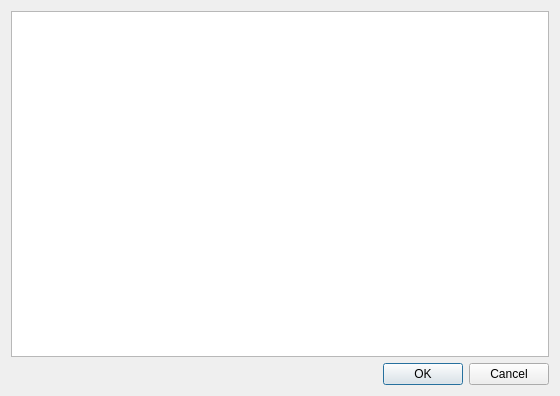
<?xml version="1.0" encoding="UTF-8"?>
<ui version="4.0">
 <class>EditConfigDialog</class>
 <widget class="QDialog" name="EditConfigDialog">
  <property name="geometry">
   <rect>
    <x>0</x>
    <y>0</y>
    <width>560</width>
    <height>396</height>
   </rect>
  </property>
  <property name="windowTitle">
   <string>Edit Configuration File</string>
  </property>
  <layout class="QVBoxLayout" name="verticalLayout">
   <item>
    <widget class="QPlainTextEdit" name="plainTextEdit">
     <property name="plainText">
      <string/>
     </property>
    </widget>
   </item>
   <item>
    <widget class="QDialogButtonBox" name="buttonBox">
     <property name="orientation">
      <enum>Qt::Orientation::Horizontal</enum>
     </property>
     <property name="standardButtons">
      <set>QDialogButtonBox::StandardButton::Cancel|QDialogButtonBox::StandardButton::Ok</set>
     </property>
    </widget>
   </item>
  </layout>
 </widget>
 <resources/>
 <connections>
  <connection>
   <sender>buttonBox</sender>
   <signal>accepted()</signal>
   <receiver>EditConfigDialog</receiver>
   <slot>accept()</slot>
   <hints>
    <hint type="sourcelabel">
     <x>248</x>
     <y>254</y>
    </hint>
    <hint type="destinationlabel">
     <x>157</x>
     <y>274</y>
    </hint>
   </hints>
  </connection>
  <connection>
   <sender>buttonBox</sender>
   <signal>rejected()</signal>
   <receiver>EditConfigDialog</receiver>
   <slot>reject()</slot>
   <hints>
    <hint type="sourcelabel">
     <x>316</x>
     <y>260</y>
    </hint>
    <hint type="destinationlabel">
     <x>286</x>
     <y>274</y>
    </hint>
   </hints>
  </connection>
 </connections>
</ui>
